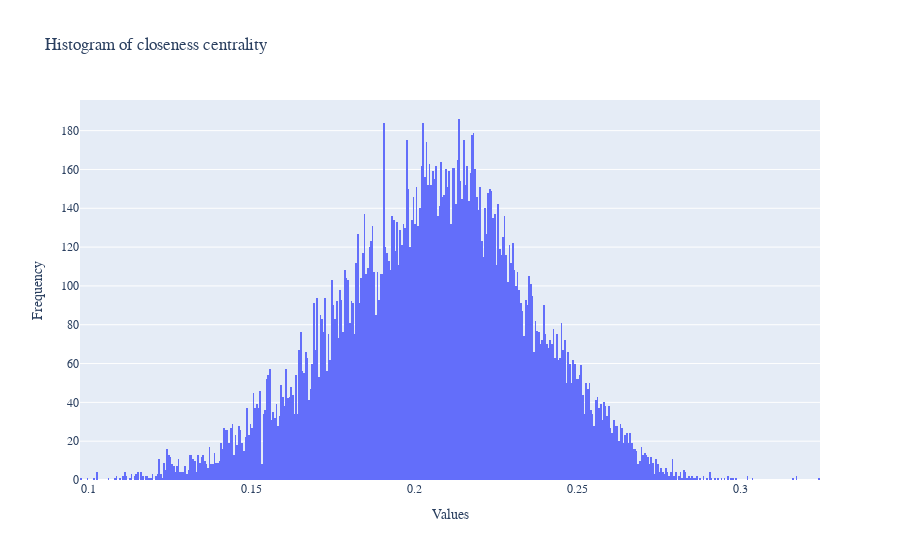

Write notebook code for a chart like this one.
### Code cell
plot(result_df,'closeness_centrality','Histogram of closeness centrality')

### Figure 1 — Plotly figure (JSON) as saved in the notebook; plotly's stock layout.template omitted (floating-point values rounded to 4 significant figures; data arrays with more than 128 entries replaced by an {"elided": "..."} marker saying what was removed)
{"data": [{"nbinsx": 500, "type": "histogram", "x": {"elided": "22470 float values"}}], "layout": {"font": {"family": "Arial", "size": 12}, "title": {"text": "Histogram of closeness centrality"}, "xaxis": {"title": {"text": "Values"}}, "yaxis": {"title": {"text": "Frequency"}}}}
